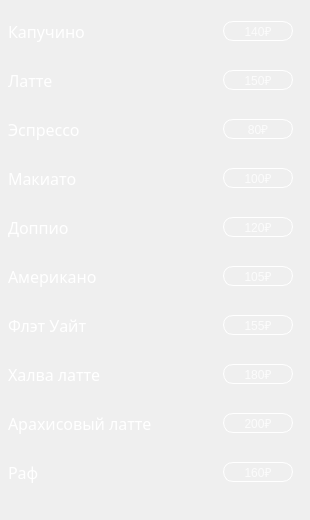
      <widget class="QWidget" name="tab_4">
       <attribute name="title">
        <string>Кофе</string>
       </attribute>
       <widget class="QWidget" name="verticalLayoutWidget_11">
        <property name="geometry">
         <rect>
          <x>0</x>
          <y>0</y>
          <width>301</width>
          <height>511</height>
         </rect>
        </property>
        <layout class="QVBoxLayout" name="verticalLayout_12">
         <property name="leftMargin">
          <number>8</number>
         </property>
         <property name="rightMargin">
          <number>8</number>
         </property>
         <item>
          <layout class="QHBoxLayout" name="horizontalLayout_53">
           <item>
            <widget class="QLabel" name="label_60">
             <property name="font">
              <font>
               <family>Bahnschrift</family>
               <pointsize>12</pointsize>
               <weight>50</weight>
               <italic>false</italic>
               <bold>false</bold>
              </font>
             </property>
             <property name="styleSheet">
              <string notr="true">color: rgb(255, 255, 255);
font: 12pt &quot;Bahnschrift&quot;;</string>
             </property>
             <property name="text">
              <string>Капучино</string>
             </property>
            </widget>
           </item>
           <item>
            <widget class="QPushButton" name="pushButton_140">
             <property name="maximumSize">
              <size>
               <width>70</width>
               <height>20</height>
              </size>
             </property>
             <property name="styleSheet">
              <string notr="true">QPushButton{
	font: 9pt &quot;Bahnschrift&quot;;
color: rgba(255, 255, 255, 200);
border: 1px solid #fff;
border-radius: 10;	
}

QPushButton:pressed {
	background-color: rgb(50, 50, 50);
	border: 2px solid #555;
}
</string>
             </property>
             <property name="text">
              <string>140₽</string>
             </property>
            </widget>
           </item>
          </layout>
         </item>
         <item>
          <layout class="QHBoxLayout" name="horizontalLayout_54">
           <item>
            <widget class="QLabel" name="label_61">
             <property name="font">
              <font>
               <family>Bahnschrift</family>
               <pointsize>12</pointsize>
               <weight>50</weight>
               <italic>false</italic>
               <bold>false</bold>
              </font>
             </property>
             <property name="styleSheet">
              <string notr="true">color: rgb(255, 255, 255);
font: 12pt &quot;Bahnschrift&quot;;</string>
             </property>
             <property name="text">
              <string>Латте</string>
             </property>
            </widget>
           </item>
           <item>
            <widget class="QPushButton" name="pushButton_150">
             <property name="maximumSize">
              <size>
               <width>70</width>
               <height>20</height>
              </size>
             </property>
             <property name="styleSheet">
              <string notr="true">QPushButton{
	font: 9pt &quot;Bahnschrift&quot;;
color: rgba(255, 255, 255, 200);
border: 1px solid #fff;
border-radius: 10;	
}

QPushButton:pressed {
	background-color: rgb(50, 50, 50);
	border: 2px solid #555;
}
</string>
             </property>
             <property name="text">
              <string>150₽</string>
             </property>
            </widget>
           </item>
          </layout>
         </item>
         <item>
          <layout class="QHBoxLayout" name="horizontalLayout_55">
           <item>
            <widget class="QLabel" name="label_62">
             <property name="font">
              <font>
               <family>Bahnschrift</family>
               <pointsize>12</pointsize>
               <weight>50</weight>
               <italic>false</italic>
               <bold>false</bold>
              </font>
             </property>
             <property name="acceptDrops">
              <bool>false</bool>
             </property>
             <property name="styleSheet">
              <string notr="true">color: rgb(255, 255, 255);
font: 12pt &quot;Bahnschrift&quot;;</string>
             </property>
             <property name="text">
              <string>Эспрессо</string>
             </property>
            </widget>
           </item>
           <item>
            <widget class="QPushButton" name="pushButton_80">
             <property name="maximumSize">
              <size>
               <width>70</width>
               <height>20</height>
              </size>
             </property>
             <property name="styleSheet">
              <string notr="true">QPushButton{
	font: 9pt &quot;Bahnschrift&quot;;
color: rgba(255, 255, 255, 200);
border: 1px solid #fff;
border-radius: 10;	
}

QPushButton:pressed {
	background-color: rgb(50, 50, 50);
	border: 2px solid #555;
}
</string>
             </property>
             <property name="text">
              <string>80₽</string>
             </property>
            </widget>
           </item>
          </layout>
         </item>
         <item>
          <layout class="QHBoxLayout" name="horizontalLayout_56">
           <item>
            <widget class="QLabel" name="label_63">
             <property name="font">
              <font>
               <family>Bahnschrift</family>
               <pointsize>12</pointsize>
               <weight>50</weight>
               <italic>false</italic>
               <bold>false</bold>
              </font>
             </property>
             <property name="styleSheet">
              <string notr="true">color: rgb(255, 255, 255);
font: 12pt &quot;Bahnschrift&quot;;</string>
             </property>
             <property name="text">
              <string>Макиато</string>
             </property>
            </widget>
           </item>
           <item>
            <widget class="QPushButton" name="pushButton_100">
             <property name="maximumSize">
              <size>
               <width>70</width>
               <height>20</height>
              </size>
             </property>
             <property name="styleSheet">
              <string notr="true">QPushButton{
	font: 9pt &quot;Bahnschrift&quot;;
color: rgba(255, 255, 255, 200);
border: 1px solid #fff;
border-radius: 10;	
}

QPushButton:pressed {
	background-color: rgb(50, 50, 50);
	border: 2px solid #555;
}
</string>
             </property>
             <property name="text">
              <string>100₽</string>
             </property>
            </widget>
           </item>
          </layout>
         </item>
         <item>
          <layout class="QHBoxLayout" name="horizontalLayout_57">
           <item>
            <widget class="QLabel" name="label_64">
             <property name="font">
              <font>
               <family>Bahnschrift</family>
               <pointsize>12</pointsize>
               <weight>50</weight>
               <italic>false</italic>
               <bold>false</bold>
              </font>
             </property>
             <property name="styleSheet">
              <string notr="true">color: rgb(255, 255, 255);
font: 12pt &quot;Bahnschrift&quot;;
</string>
             </property>
             <property name="text">
              <string>Доппио</string>
             </property>
            </widget>
           </item>
           <item>
            <widget class="QPushButton" name="pushButton_120">
             <property name="maximumSize">
              <size>
               <width>70</width>
               <height>20</height>
              </size>
             </property>
             <property name="styleSheet">
              <string notr="true">QPushButton{
	font: 9pt &quot;Bahnschrift&quot;;
color: rgba(255, 255, 255, 200);
border: 1px solid #fff;
border-radius: 10;	
}

QPushButton:pressed {
	background-color: rgb(50, 50, 50);
	border: 2px solid #555;
}
</string>
             </property>
             <property name="text">
              <string>120₽</string>
             </property>
            </widget>
           </item>
          </layout>
         </item>
         <item>
          <layout class="QHBoxLayout" name="horizontalLayout_59">
           <item>
            <widget class="QLabel" name="label_66">
             <property name="font">
              <font>
               <family>Bahnschrift</family>
               <pointsize>12</pointsize>
               <weight>50</weight>
               <italic>false</italic>
               <bold>false</bold>
              </font>
             </property>
             <property name="styleSheet">
              <string notr="true">color: rgb(255, 255, 255);
font: 12pt &quot;Bahnschrift&quot;;</string>
             </property>
             <property name="text">
              <string>Американо</string>
             </property>
            </widget>
           </item>
           <item>
            <widget class="QPushButton" name="pushButton_105">
             <property name="maximumSize">
              <size>
               <width>70</width>
               <height>20</height>
              </size>
             </property>
             <property name="styleSheet">
              <string notr="true">QPushButton{
	font: 9pt &quot;Bahnschrift&quot;;
color: rgba(255, 255, 255, 200);
border: 1px solid #fff;
border-radius: 10;	
}

QPushButton:pressed {
	background-color: rgb(50, 50, 50);
	border: 2px solid #555;
}
</string>
             </property>
             <property name="text">
              <string>105₽</string>
             </property>
            </widget>
           </item>
          </layout>
         </item>
         <item>
          <layout class="QHBoxLayout" name="horizontalLayout_60">
           <item>
            <widget class="QLabel" name="label_67">
             <property name="font">
              <font>
               <family>Bahnschrift</family>
               <pointsize>12</pointsize>
               <weight>50</weight>
               <italic>false</italic>
               <bold>false</bold>
              </font>
             </property>
             <property name="styleSheet">
              <string notr="true">color: rgb(255, 255, 255);
font: 12pt &quot;Bahnschrift&quot;;</string>
             </property>
             <property name="text">
              <string>Флэт Уайт</string>
             </property>
            </widget>
           </item>
           <item>
            <widget class="QPushButton" name="pushButton_155">
             <property name="maximumSize">
              <size>
               <width>70</width>
               <height>20</height>
              </size>
             </property>
             <property name="styleSheet">
              <string notr="true">QPushButton{
	font: 9pt &quot;Bahnschrift&quot;;
color: rgba(255, 255, 255, 200);
border: 1px solid #fff;
border-radius: 10;	
}

QPushButton:pressed {
	background-color: rgb(50, 50, 50);
	border: 2px solid #555;
}
</string>
             </property>
             <property name="text">
              <string>155₽</string>
             </property>
            </widget>
           </item>
          </layout>
         </item>
         <item>
          <layout class="QHBoxLayout" name="horizontalLayout_61">
           <item>
            <widget class="QLabel" name="label_68">
             <property name="font">
              <font>
               <family>Bahnschrift</family>
               <pointsize>12</pointsize>
               <weight>50</weight>
               <italic>false</italic>
               <bold>false</bold>
              </font>
             </property>
             <property name="styleSheet">
              <string notr="true">color: rgb(255, 255, 255);
font: 12pt &quot;Bahnschrift&quot;;</string>
             </property>
             <property name="text">
              <string>Халва латте</string>
             </property>
            </widget>
           </item>
           <item>
            <widget class="QPushButton" name="pushButton_180">
             <property name="maximumSize">
              <size>
               <width>70</width>
               <height>20</height>
              </size>
             </property>
             <property name="styleSheet">
              <string notr="true">QPushButton{
	font: 9pt &quot;Bahnschrift&quot;;
color: rgba(255, 255, 255, 200);
border: 1px solid #fff;
border-radius: 10;	
}

QPushButton:pressed {
	background-color: rgb(50, 50, 50);
	border: 2px solid #555;
}
</string>
             </property>
             <property name="text">
              <string>180₽</string>
             </property>
            </widget>
           </item>
          </layout>
         </item>
         <item>
          <layout class="QHBoxLayout" name="horizontalLayout_62">
           <item>
            <widget class="QLabel" name="label_69">
             <property name="font">
              <font>
               <family>Bahnschrift</family>
               <pointsize>12</pointsize>
               <weight>50</weight>
               <italic>false</italic>
               <bold>false</bold>
              </font>
             </property>
             <property name="styleSheet">
              <string notr="true">color: rgb(255, 255, 255);
font: 12pt &quot;Bahnschrift&quot;;</string>
             </property>
             <property name="text">
              <string>Арахисовый латте</string>
             </property>
            </widget>
           </item>
           <item>
            <widget class="QPushButton" name="pushButton_200">
             <property name="maximumSize">
              <size>
               <width>70</width>
               <height>20</height>
              </size>
             </property>
             <property name="styleSheet">
              <string notr="true">QPushButton{
	font: 9pt &quot;Bahnschrift&quot;;
color: rgba(255, 255, 255, 200);
border: 1px solid #fff;
border-radius: 10;	
}

QPushButton:pressed {
	background-color: rgb(50, 50, 50);
	border: 2px solid #555;
}
</string>
             </property>
             <property name="text">
              <string>200₽</string>
             </property>
            </widget>
           </item>
          </layout>
         </item>
         <item>
          <layout class="QHBoxLayout" name="horizontalLayout_58">
           <item>
            <widget class="QLabel" name="label_65">
             <property name="font">
              <font>
               <family>Bahnschrift</family>
               <pointsize>12</pointsize>
               <weight>50</weight>
               <italic>false</italic>
               <bold>false</bold>
              </font>
             </property>
             <property name="styleSheet">
              <string notr="true">color: rgb(255, 255, 255);
font: 12pt &quot;Bahnschrift&quot;;</string>
             </property>
             <property name="text">
              <string>Раф</string>
             </property>
            </widget>
           </item>
           <item>
            <widget class="QPushButton" name="pushButton_160">
             <property name="maximumSize">
              <size>
               <width>70</width>
               <height>20</height>
              </size>
             </property>
             <property name="styleSheet">
              <string notr="true">QPushButton{
	font: 9pt &quot;Bahnschrift&quot;;
color: rgba(255, 255, 255, 200);
border: 1px solid #fff;
border-radius: 10;	
}

QPushButton:pressed {
	background-color: rgb(50, 50, 50);
	border: 2px solid #555;
}
</string>
             </property>
             <property name="text">
              <string>160₽</string>
             </property>
            </widget>
           </item>
          </layout>
         </item>
        </layout>
       </widget>
      </widget>
